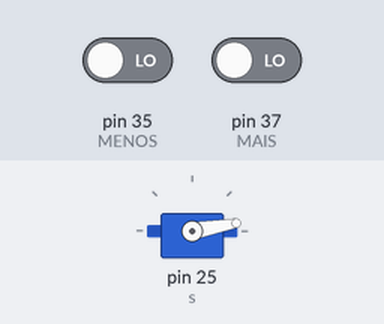
Bench run of a sketch on a simulated Arduino Mega 2560, built with avr-gcc and run on an emulated ATmega2560. Parts: servo. The inputs (shaded band) are chosen by the test bench; at power-on: pin 37 (MAIS) LOW, pin 35 (MENOS) LOW.

Above: at 1.2 s.
1.3 s: pin 37 (MAIS) driven HIGH
At 2.2 s:
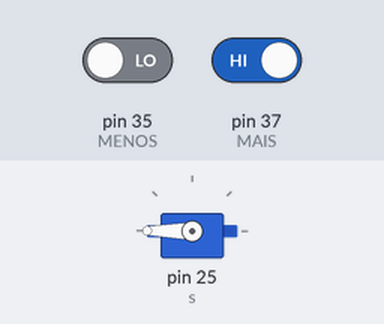
2.9 s: pin 35 (MENOS) driven HIGH and pin 37 (MAIS) driven LOW
At 3.9 s:
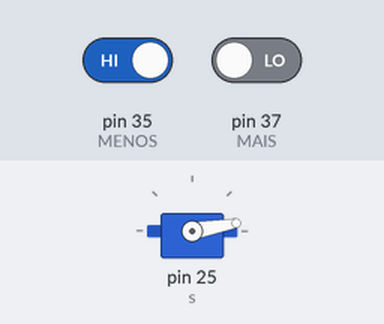
Timing chart, 0 to 5.9 s (numbered marks = the images above; inputs shaded):
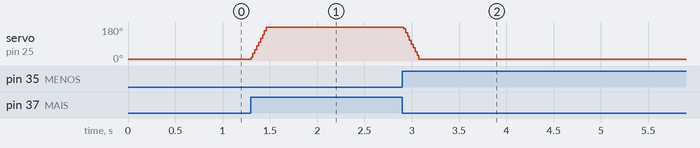

Measured:
- after the input at 1.3 s, servo on pin 25 (s): moves from 10° to 180° over 0.16 s, starting at once
- after the input at 2.9 s, servo on pin 25 (s): moves from 180° to 10° over 0.16 s, starting at once

The sketch:

Ex29.ino
```cpp
/* Programa: Testa o Servo Motor com botões
 * Arduino : Mega
 * Shield  : Servo 9g
 * Autor   : Rahul M. Juliato
 * Data    : 27/09/2019
 */
#include <Servo.h>
Servo s;

#define MAIS 37
#define MENOS 35

int i;
int angulo = 10;
int estado_mais = 0;
int estado_menos = 0;

void setup(){
  pinMode(MAIS, INPUT);
  pinMode(MENOS, INPUT);
  s.attach(25);
  s.write(angulo);
}

void loop(){

  estado_mais = digitalRead(MAIS);
  estado_menos = digitalRead(MENOS);

  if (estado_mais == HIGH){
    if (angulo < 190){
      angulo = angulo + 10;
    }
  }

  if (estado_menos == HIGH){
    if (angulo > 10){
      angulo = angulo - 10;
    }
  }

  s.write(angulo);
  delay(10);

}
```
